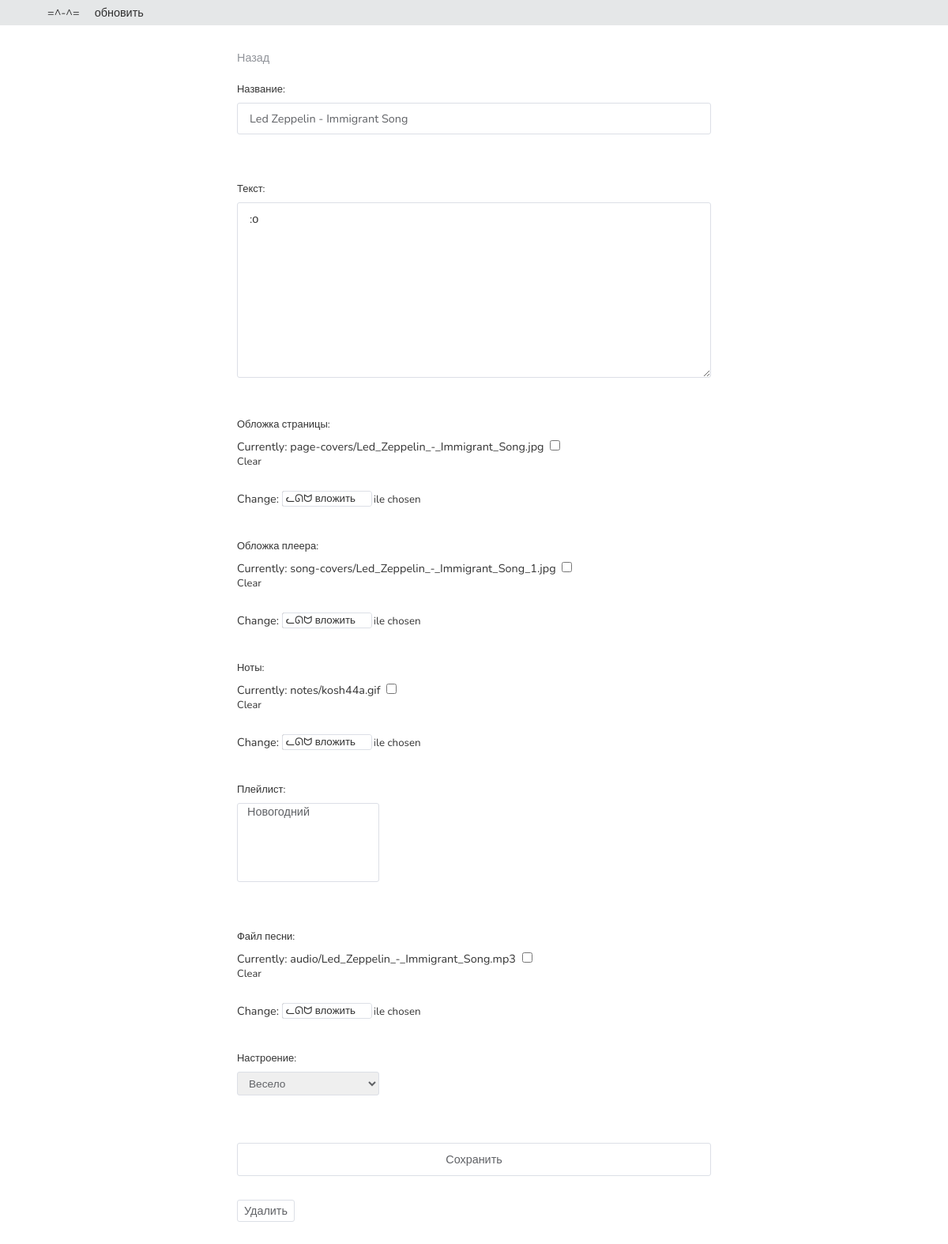
The app's page /editing/edit/2/ (signed in), older data.
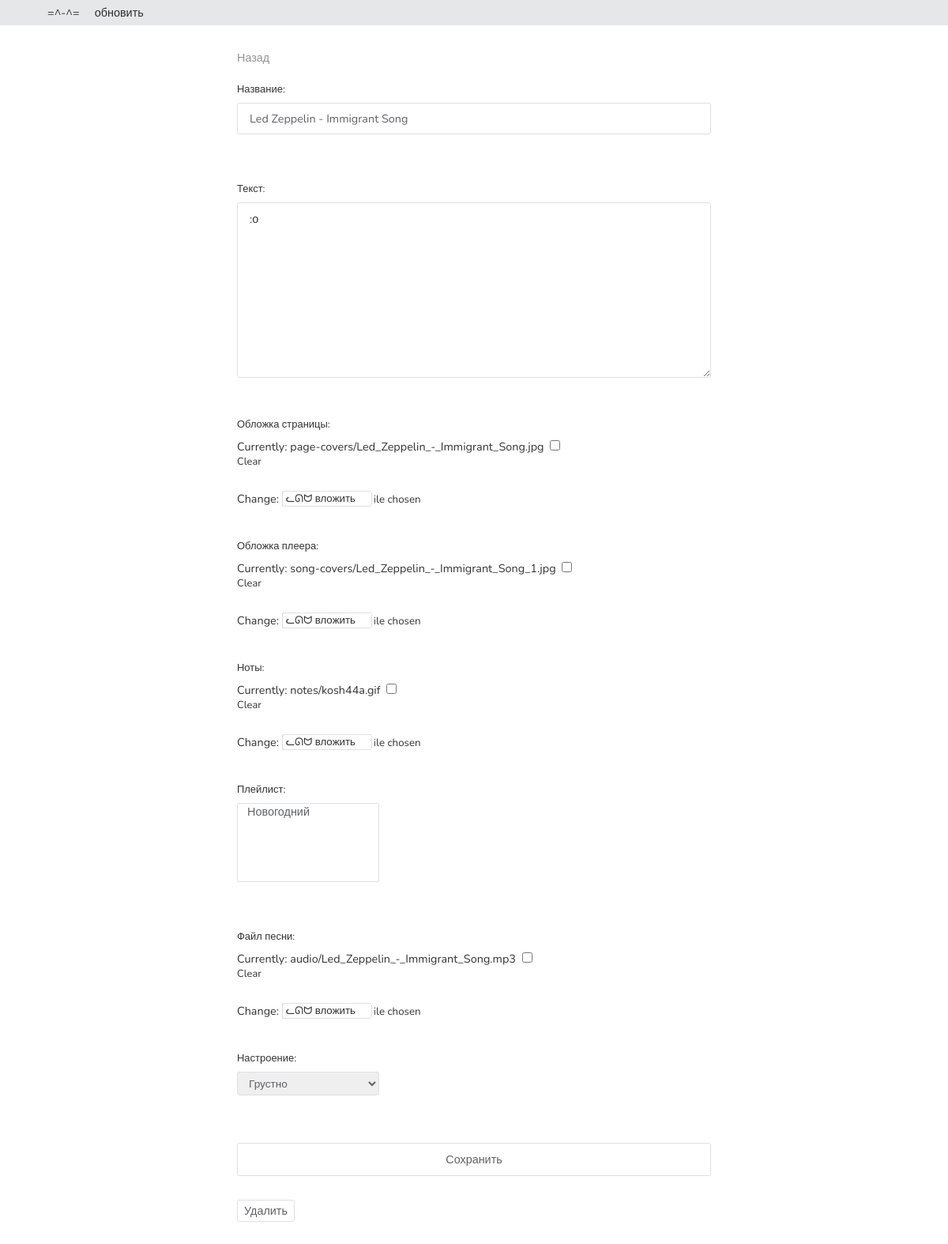
The same page, newer data.
### main/models.py (models this page shows, shortened)
class Song(models.Model):
    B = 'bea'
    F = 'fun'
    S = 'sad'
    name = models.CharField(max_length=120)
    text = models.TextField(max_length=500, blank=True)
    page_cover = models.ImageField(upload_to='page-covers/', blank=True)
    song_cover = models.ImageField(upload_to='song-covers/', blank=True)
    notes = models.ImageField(upload_to='notes', blank=True)
    playlist = models.ManyToManyField(Playlist, blank=True)
    audio_file = models.FileField(upload_to='audio/', blank=True)
    TYPES_CHOICES = [
        (B, 'Красивое'),
        (F, 'Весело'),
        (S, 'Грустно'),
    ]
    section = models.CharField(
        max_length=3,
        choices=TYPES_CHOICES,
        default=F
    )

class Playlist(models.Model):
    name = models.CharField(max_length=30)
    icon = models.ImageField(upload_to='playlist-icon/', blank=True)
    def __str__(self):
        return self.name

### editing/views.py (the view, shortened to what this page needs)
# urls.py: path('edit/<int:id>/', views.EditView.as_view(), name='edit'),
class EditView(View):
    def get(self, request, *args, **kwargs):
        if request.user.is_authenticated == True:
            song = get_object_or_404(Song.objects.all(), id=kwargs['id'])
            form = SongForm(instance=song)
            return render(request, 'editing/editing.html', {'form': form, 'song': song})
        else:
            return redirect('signin')

### editing/forms.py
class SongForm(forms.ModelForm):
    class Meta:
        model = Song
        fields = "__all__"
        labels = {
            "name": "Название",
            "text": "Текст",
            "page_cover": "Обложка страницы",
            'song_cover': 'Обложка плеера',
            'notes': 'Ноты',
            'audio_file': 'Файл песни',
            'section': 'Настроение',
            'playlist': 'Плейлист',
        }
        widgets = {
            'name': forms.TextInput(attrs={'class': 'simple-input'}),
            'playlist': forms.SelectMultiple(attrs={'class': 'simple-input'}),
        }

### editing/templates/editing/editing.html (shortened to what this page needs)
<!DOCTYPE html>
{% load static %}
<html lang="en">
<head>
  <link rel="stylesheet" href="{% static "/main/style.css" %}">
    <link rel="stylesheet" href="{% static "/editing/style.css" %}">
  <link rel="stylesheet" href="https://unpkg.com/element-ui/lib/theme-chalk/index.css">
</head>
<body>
{% include "header.html" %}
<div class="edit-page">
    <main>
        <a href="{% url 'songlist' %}" class="text-btn"> Назад</a>
        <form class="settings-form" action="" method="post" enctype='multipart/form-data'>
            {{ form.as_p }}
            <button class="green-hover-block settings-btn" type="submit" id="send-form-btn">Сохранить</button>
        </form>
        {% if song %}
            <form class="delete-form" action="{% url 'delete' song.id %}" method="post">
                <button type="submit" id="delete-btn"> Удалить</button>
            </form>
        {% endif %}
    </main>
</div>
</body>
</html>

### templates/header.html (shortened to what this page needs)
<header>
    <a href="{% url 'main' %}"> =^-^=</a>
    <a href="{% url 'songlist' %}"> обновить</a>
</header>

### main/static/main/style.css (style rules this page uses)
* { box-sizing: border-box; }
body { background: url('https://png.pngtree.com/background/20210709/original/pngtree-bright-spot-light-effect-background-picture-image_616312.jpg'); background-size: cover; height: 100vh; width: 100%; background: 0; margin: 0; overflow: hidden; font-family: 'Nunito', sans-serif; color: rgba(0,0,0,.8); }
a { text-decoration: none; color: inherit; }
.text-btn { color: #909399; font-size: .9em; }
header { background: #e5e7e8; min-height: 30px; padding: 5px 60px; z-index: 19; color: #2f2f2f; box-sizing: border-box; }
header a { margin-right: 15px; font-size: .9em; }
button { border: 1px solid #dcdfe6; border-radius: 3px; padding: 8px 15px; background: transparent; font-size: .9em; color: #606266; text-align: center; transition: .1s; font-family: inherit; cursor: pointer; }
a { text-decoration: none; }

### editing/static/editing/style.css (style rules this page uses)
body { height: auto; overflow-y: auto; }
form { margin-top: 20px; }
.settings-form p { padding-bottom: 20px; margin-bottom: 20px; }
.simple-input { border-radius: 3px; border: 1px solid #dcdfe6; color: #606266; display: inline-block; height: 40px; line-height: 40px; outline: none; padding: 0 15px; font-family: inherit; transition: border-color .2s cubic-bezier(.645,.045,.355,1); width: 100%; font-size: .9em; }
.settings-form p { font-size: .9em; }
.settings-form select { border-radius: 3px; border: 1px solid #dcdfe6; color: #606266; display: inline-block; height: 30px; outline: none; padding: 0 10px; font-family: inherit; transition: border-color .2s cubic-bezier(.645,.045,.355,1); width: 30%; font-size: 1em; cursor: pointer; }
.settings-form .simple-input { margin-bottom: 20px; text-align: left; cursor: pointer; justify-content: space-between; position: relative; user-select: none; font-size: 1em; }
.settings-form textarea { outline: none; padding: 10px 15px; margin-bottom: 10px; color: rgba(0,0,0,.8); font-size: 1em; font-weight: 400; transition: .4s; display: block; font-family: inherit; width: 100%; text-align: left; cursor: pointer; justify-content: space-between; position: relative; user-select: none; border-radius: 3px; border: 1px solid #dcdfe6; }
.settings-form input[type='file'] { font-family: inherit; cursor: pointer; border: 0; padding: 0; position: relative; }
.settings-form input[type='file']::before { height: 18px; width: 104px; font-family: inherit; padding: 0 4px; background: white; position: absolute; content: "ᓚᘏᗢ вложить"; border: 1px solid #dcdfe6; border-radius: 3px; outline: 3px solid white; top: 0; }
.settings-form label { display: block; position: relative; user-select: none; font-size: .9em; margin-bottom: 8px; }
.settings-form button { left: 0; transform: none; display: inline-block; width: auto; }
.edit-page { display: block; padding: 30px 25%; }
.edit-page button { padding: 3px 8px; font-size: .9em; left: 0; transform: none; display: inline-block; width: auto; float: left; margin-right: 5px; height: 28px; }
.settings-form select { font-family: inherit; font-size: .95em; }
.settings-form select[multiple] { height: 100px; }
.edit-page .settings-form button { padding: 10px; text-align: center; width: 100%; margin: 20px 0 30px 0; height: auto; }
.delete-form button { margin-bottom: 50px; }

Row changes from the older to the newer data that the page shows:
changed Song "Led Zeppelin - Immigrant Song": section "Весело" → "Грустно"
